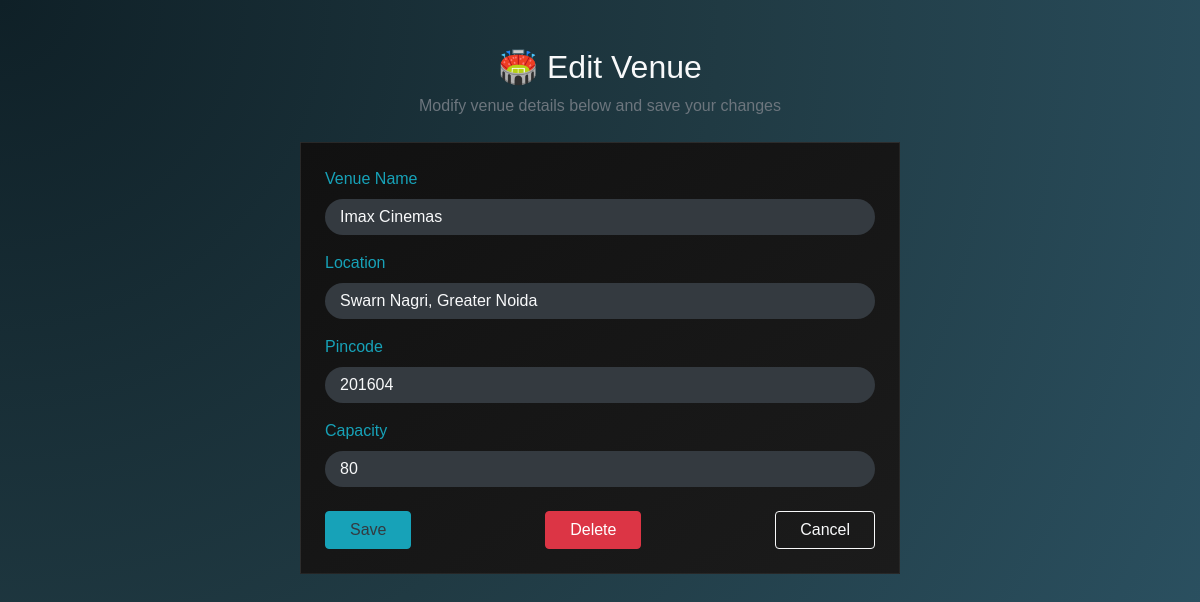
The app's page /edit_venue/1/Imax Cinemas with its own data.
### backend/models.py (models this page shows)
class Theatre(db.Model):
    __tablename__ = "theatre"
    id = db.Column(db.Integer, primary_key=True)
    name = db.Column(db.String, nullable=False)
    location = db.Column(db.String, nullable=False)
    pincode = db.Column(db.Integer, nullable=False)
    capacity = db.Column(db.Integer, nullable=False)
    venue_pic_url = db.Column(db.String, nullable=True, default="None")
    total_revenue = db.Column(db.Float, default=0.0)
    shows = db.relationship(
        "Show", cascade="all,delete", backref="theatre", lazy=True
    )

### backend/controllers.py (the view, shortened to what this page needs)
@app.route("/edit_venue/<id>/<name>",methods=["GET","POST"])
def edit_venue(id,name):
    v=get_venue(id)
    return render_template("edit_venue.html",venue=v,name=name)

### backend/controllers.py (called while the page is built)
def get_venue(id):
    theatre=Theatre.query.filter_by(id=id).first()
    return theatre

### templates/edit_venue.html
{% extends "admin_layout.html" %}
{% set hide_nav = True %}
{% block content %}
<div class="container py-5 text-light">
  <div class="text-center mb-4">
    <h2 class="fw-bold text-cyan-400 tracking-wide">🏟️ Edit Venue</h2>
    <p class="text-muted">Modify venue details below and save your changes</p>
  </div>
  {% if venue %}
  <form action="/edit_venue/{{venue.id}}/{{name}}" method="POST"
        class="mx-auto p-4 rounded-4 shadow-lg"
        style="max-width: 600px; background: linear-gradient(145deg, #111, #1b1b1b); border: 1px solid rgba(255,255,255,0.08);">
    <div class="mb-3">
      <label for="tname" class="form-label text-info fw-semibold">Venue Name</label>
      <input type="text" class="form-control bg-dark text-light border-0 rounded-3 shadow-sm"
             name="tname" id="tname" value="{{venue.name}}" required>
    </div>
    <div class="mb-3">
      <label for="location" class="form-label text-info fw-semibold">Location</label>
      <input type="text" class="form-control bg-dark text-light border-0 rounded-3 shadow-sm"
             name="location" id="location" value="{{venue.location}}" required>
    </div>
    <div class="mb-3">
      <label for="pincode" class="form-label text-info fw-semibold">Pincode</label>
      <input type="number" class="form-control bg-dark text-light border-0 rounded-3 shadow-sm"
             name="pincode" id="pincode" value="{{venue.pincode}}" required>
    </div>
    <div class="mb-3">
      <label for="capacity" class="form-label text-info fw-semibold">Capacity</label>
      <input type="number" class="form-control bg-dark text-light border-0 rounded-3 shadow-sm"
             name="capacity" id="capacity" value="{{venue.capacity}}" required>
    </div>
    <div class="d-flex justify-content-between mt-4">
      <button type="submit" class="btn btn-info text-dark fw-semibold px-4 rounded-pill shadow-sm transition-all duration-300 hover:bg-cyan-400 hover:scale-105">
        Save
      </button>
      <a href="/delete_venue/{{venue.id}}/{{name}}" class="btn btn-danger fw-semibold px-4 rounded-pill shadow-sm transition-all duration-300 hover:scale-105">
        Delete
      </a>
      <a href="/admin/{{name}}" class="btn btn-outline-light fw-semibold px-4 rounded-pill shadow-sm transition-all duration-300 hover:bg-gray-700 hover:scale-105">
        Cancel
      </a>
    </div>
  </form>
  {% endif %}
</div>
{% endblock %}

### templates/admin_layout.html (style rules this page uses)
body { background: radial-gradient(circle at top left, #0f2027, #203a43, #2c5364); color: #f1f1f1; font-family: "Poppins", sans-serif; margin: 0; padding: 0; min-height: 100vh; }
.form-control { background-color: rgba(255, 255, 255, 0.1); border: 1px solid rgba(255, 255, 255, 0.2); color: #fff; border-radius: 25px; padding-left: 15px; }
.form-control::placeholder { color: #bbb; }

### records on screen
Theatre: tname "Imax Cinemas", location "Swarn Nagri, Greater Noida", pincode "201604", capacity "80"
